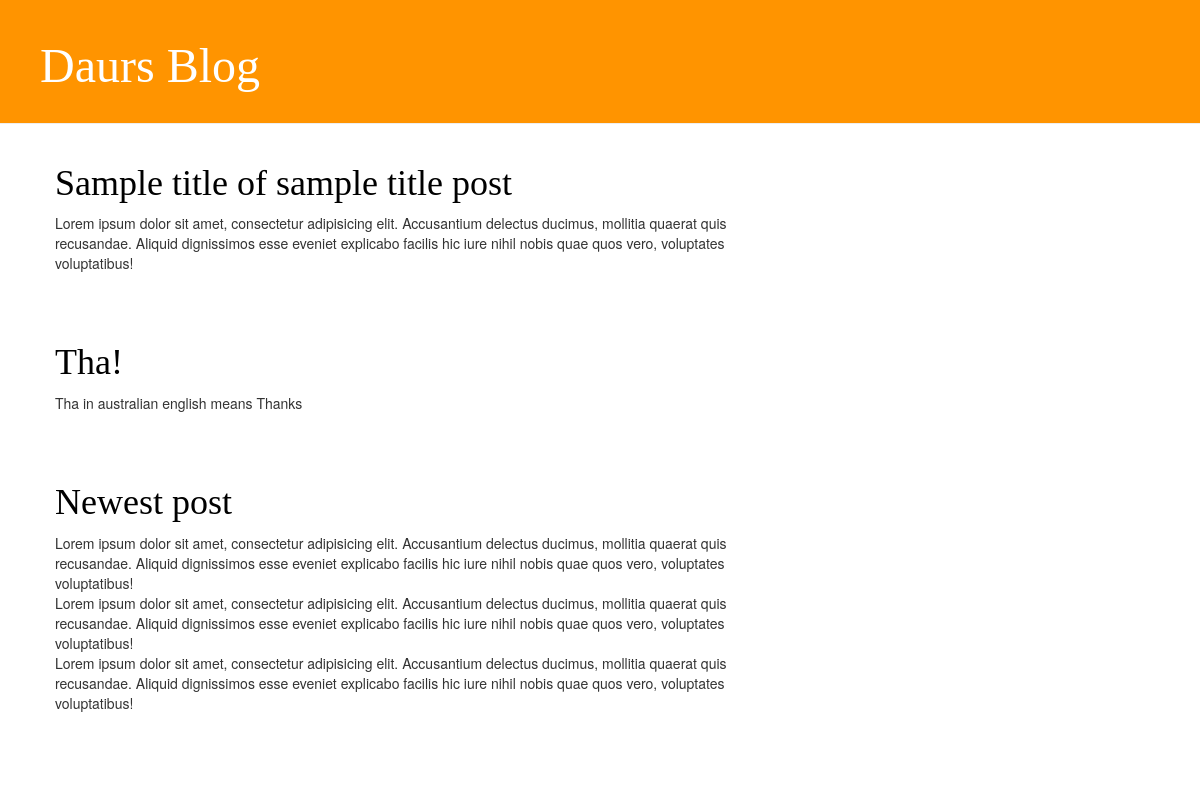
Before: / with the older database file.
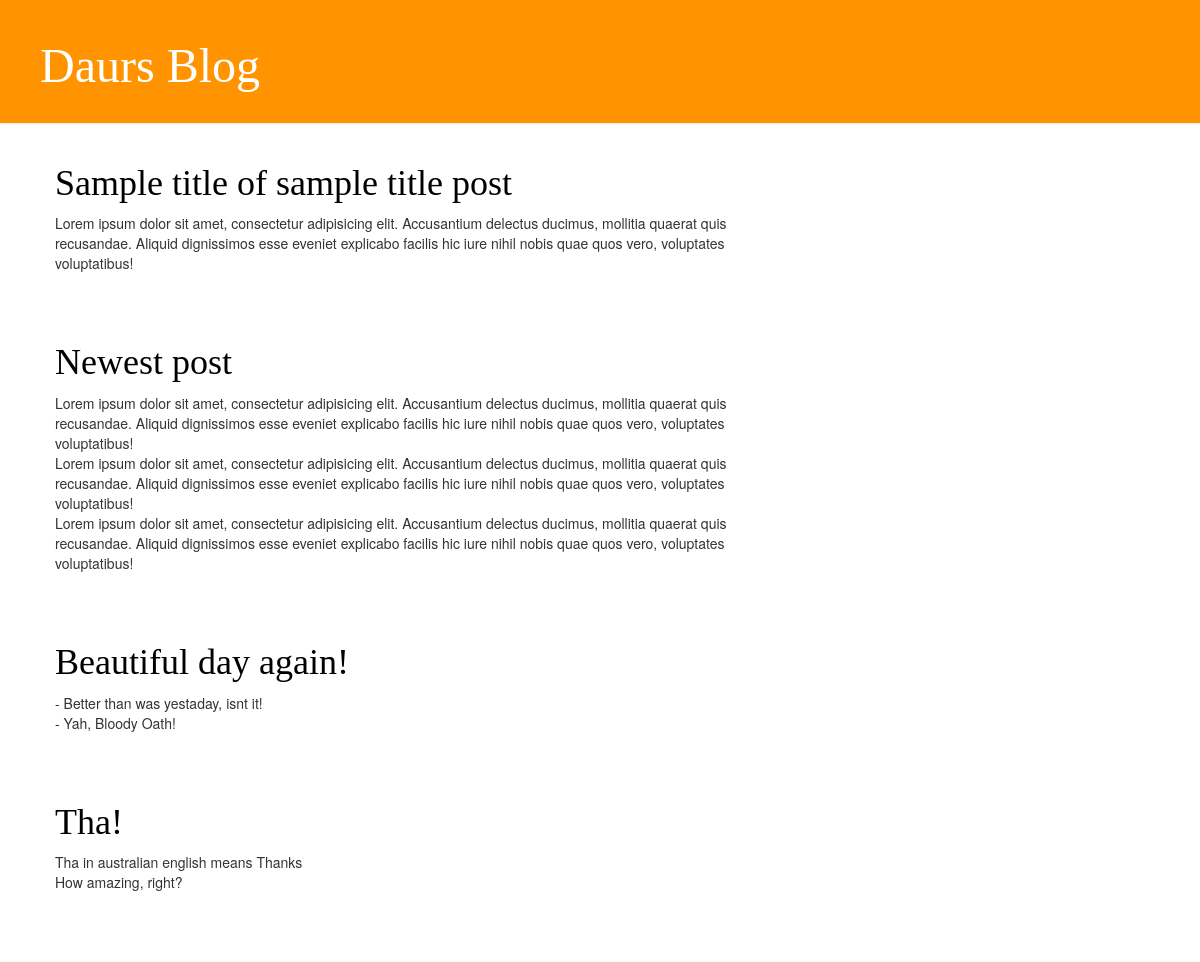
After: the same page with the newer database file.
### blog/models.py (models this page shows, shortened)
class Post(models.Model):
    author = models.ForeignKey(settings.AUTH_USER_MODEL, on_delete=models.CASCADE)
    title = models.CharField(max_length=200)
    text = models.TextField()
    created_date = models.DateTimeField(default=timezone.now)
    published_date = models.DateTimeField(blank=True, null=True)

### blog/views.py (the view)
# urls.py: path('', views.post_list, name='post_list'),
def post_list(request):
    posts = Post.objects.filter(published_date__lte=timezone.now()).order_by('published_date')
    return render(request, 'blog/post_list.html', {'posts': posts})

### blog/templates/blog/post_list.html
{% extends 'blog/base.html' %}
    {% block content %}
        {% for post in posts %}
            <div class="post">
                <h1><a href="{% url 'post_detail' pk=post.pk %}"> {{ post.title }}</a></h1>
                <p>{{ post.text|linebreaksbr  }}</p>
            </div>
        {% endfor %}
    {% endblock %}

### blog/templates/blog/base.html (shortened to what this page needs)
{% load static %}
<html>
    <head>
        <link rel="stylesheet" href="//maxcdn.bootstrapcdn.com/bootstrap/3.2.0/css/bootstrap.min.css">
        <link rel="stylesheet" href="//maxcdn.bootstrapcdn.com/bootstrap/3.2.0/css/bootstrap-theme.min.css">
        <link rel="stylesheet" href="{% static 'css/blog.css'  %}">
    </head>
    <body>
        <div class="page-header">
            <h1><a href="/">Daurs Blog</a></h1>
        </div>
        <div class="content container">
            <div class="row">
                <div class="col-md-8">
                {% block content %}
                {% endblock %}
                </div>
            </div>
        </div>
    </body>
</html>

### blog/static/css/blog.css (style rules this page uses)
.page-header { background-color: #ff9400; margin-top: 0; padding: 20px 20px 20px 40px; }
.page-header h1, .page-header h1 a, .page-header h1 a:visited, .page-header h1 a:active { color: #ffffff; font-size: 36pt; text-decoration: none; }
.content { margin-left: 40px; }
h1, h2, h3, h4 { font-family: 'Lobster', cursive; }
.post { margin-bottom: 70px; }
.post h1 a, .post h1 a:visited { color: #000000; }

Changed rows visible on the page:
shown differently, row unchanged: Post "Newest post": moves up the list
added Post: title "Beautiful day again!", text "- Better than was yestaday, isnt it! - Yah, Bloody Oath!"
changed Post "Tha!": text "Tha in australian english means Thanks" → "Tha in australian english means Thanks How amazing, right?"
